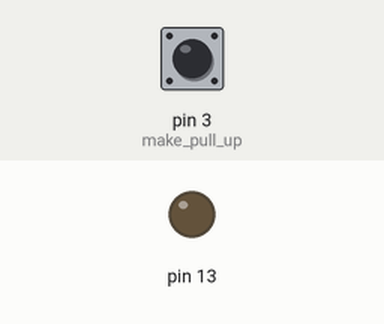
Simulated run of this sketch. Board: Arduino Uno, built with avr-gcc and run on an emulated ATmega328P. Shown: output pins drawn as LEDs (lit = HIGH). Inputs (shaded band) come from the test bench; at power-on: pin 3 (make_pull_up) HIGH.

Above: at 1.2 s.
1.3 s: pin 3 (make_pull_up) pulled LOW for 0.15 s
At 2.7 s:
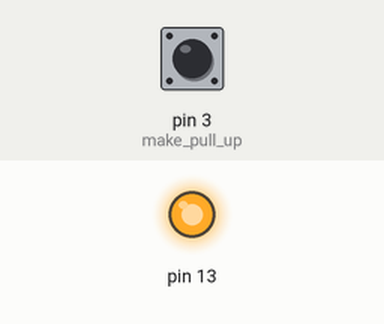
4.4 s: pin 3 (make_pull_up) pulled LOW for 1 s
At 7.8 s:
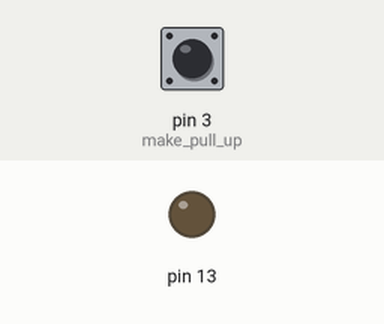
8.4 s: pin 3 (make_pull_up) pulled LOW for 3.2 s
At 12.2 s:
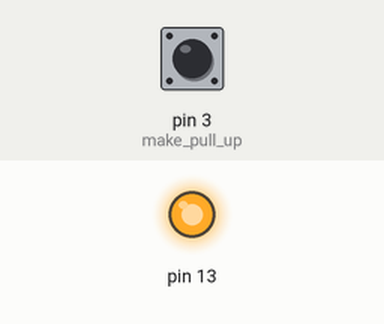
Timing chart, 0 to 15.1 s (numbered marks = the images above; inputs shaded):
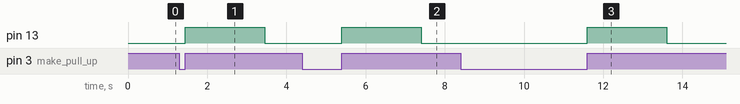

The sketch:

DigitalInput_PullUpOrDown.ino
```cpp
void setup() {
  // put your setup code here, to run once:
pinMode(13, OUTPUT);
pinMode(3, INPUT);// make pull up/down resistor
}

void loop() {
  // put your main code here, to run repeatedly:
if(digitalRead(3) == 0 )// Checks if Ardiuno pin is low then blink
{
  while(digitalRead(3) == 0);//Checks if the button is atleast pressed and not released
  //after released then blink

 digitalWrite(13, HIGH);
 delay(1000);
 digitalWrite(13, LOW);


 digitalWrite(13, HIGH);
 delay(1000);
 digitalWrite(13, LOW);

  }
}
```

Measured:
- after the input at 1.3 s, pin 13: LOW → HIGH after 0.15 s, → LOW 2.0 s later
- after the input at 4.4 s, pin 13: LOW → HIGH after 1.0 s, → LOW 2.0 s later
- after the input at 8.4 s, pin 13: LOW → HIGH after 3.2 s, → LOW 2.0 s later
